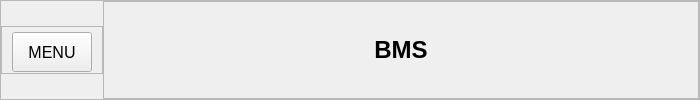
     <widget class="QFrame" name="header">
      <property name="sizePolicy">
       <sizepolicy hsizetype="Expanding" vsizetype="Fixed">
        <horstretch>0</horstretch>
        <verstretch>0</verstretch>
       </sizepolicy>
      </property>
      <property name="minimumSize">
       <size>
        <width>700</width>
        <height>50</height>
       </size>
      </property>
      <property name="maximumSize">
       <size>
        <width>16777215</width>
        <height>16777215</height>
       </size>
      </property>
      <property name="frameShape">
       <enum>QFrame::StyledPanel</enum>
      </property>
      <property name="frameShadow">
       <enum>QFrame::Raised</enum>
      </property>
      <layout class="QHBoxLayout" name="horizontalLayout_2">
       <property name="spacing">
        <number>0</number>
       </property>
       <property name="leftMargin">
        <number>0</number>
       </property>
       <property name="topMargin">
        <number>0</number>
       </property>
       <property name="rightMargin">
        <number>0</number>
       </property>
       <property name="bottomMargin">
        <number>0</number>
       </property>
       <item alignment="Qt::AlignHCenter|Qt::AlignVCenter">
        <widget class="QFrame" name="frame">
         <property name="sizePolicy">
          <sizepolicy hsizetype="Preferred" vsizetype="Expanding">
           <horstretch>0</horstretch>
           <verstretch>0</verstretch>
          </sizepolicy>
         </property>
         <property name="maximumSize">
          <size>
           <width>16777215</width>
           <height>16777215</height>
          </size>
         </property>
         <property name="font">
          <font>
           <pointsize>8</pointsize>
          </font>
         </property>
         <property name="frameShape">
          <enum>QFrame::StyledPanel</enum>
         </property>
         <property name="frameShadow">
          <enum>QFrame::Raised</enum>
         </property>
         <layout class="QHBoxLayout" name="horizontalLayout_4">
          <property name="leftMargin">
           <number>10</number>
          </property>
          <property name="topMargin">
           <number>0</number>
          </property>
          <property name="rightMargin">
           <number>10</number>
          </property>
          <property name="bottomMargin">
           <number>6</number>
          </property>
          <item>
           <widget class="QPushButton" name="pushButton">
            <property name="enabled">
             <bool>true</bool>
            </property>
            <property name="minimumSize">
             <size>
              <width>0</width>
              <height>40</height>
             </size>
            </property>
            <property name="maximumSize">
             <size>
              <width>16777215</width>
              <height>30</height>
             </size>
            </property>
            <property name="font">
             <font>
              <pointsize>12</pointsize>
             </font>
            </property>
            <property name="text">
             <string>MENU</string>
            </property>
            <property name="checkable">
             <bool>true</bool>
            </property>
           </widget>
          </item>
         </layout>
        </widget>
       </item>
       <item>
        <widget class="QFrame" name="frame_3">
         <property name="sizePolicy">
          <sizepolicy hsizetype="Expanding" vsizetype="Expanding">
           <horstretch>0</horstretch>
           <verstretch>0</verstretch>
          </sizepolicy>
         </property>
         <property name="frameShape">
          <enum>QFrame::StyledPanel</enum>
         </property>
         <property name="frameShadow">
          <enum>QFrame::Raised</enum>
         </property>
         <layout class="QHBoxLayout" name="horizontalLayout_3">
          <item>
           <widget class="QLabel" name="label">
            <property name="font">
             <font>
              <pointsize>18</pointsize>
              <weight>75</weight>
              <bold>true</bold>
             </font>
            </property>
            <property name="acceptDrops">
             <bool>false</bool>
            </property>
            <property name="text">
             <string>BMS</string>
            </property>
            <property name="alignment">
             <set>Qt::AlignCenter</set>
            </property>
           </widget>
          </item>
         </layout>
        </widget>
       </item>
      </layout>
     </widget>
